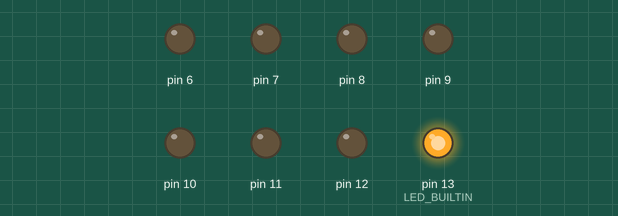
Simulated run of this sketch. Board: Arduino Uno, built with avr-gcc and run on an emulated ATmega328P. On the bench: output pins drawn as LEDs (lit = HIGH).

Above: at 0.2 s.
At 0.6 s:
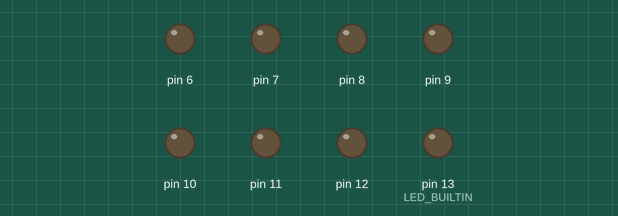
At 1.4 s:
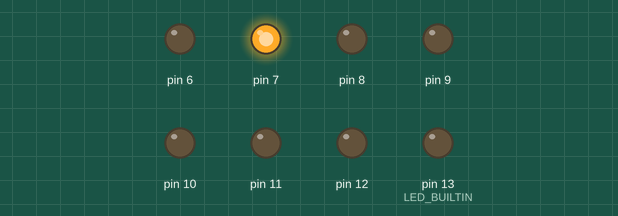
At 2.6 s:
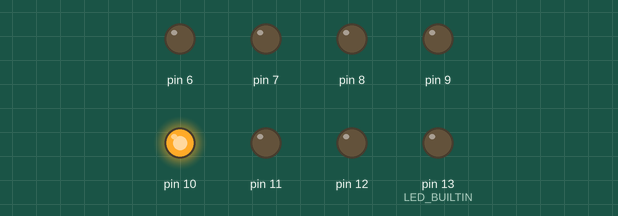
At 3.4 s:
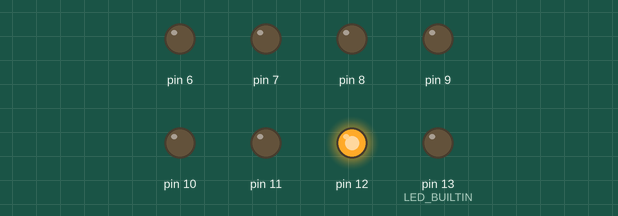
At 5.0 s:
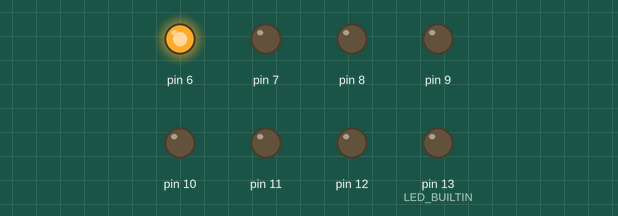
Timing chart, 0 to 5.3 s (numbered marks = the images above):
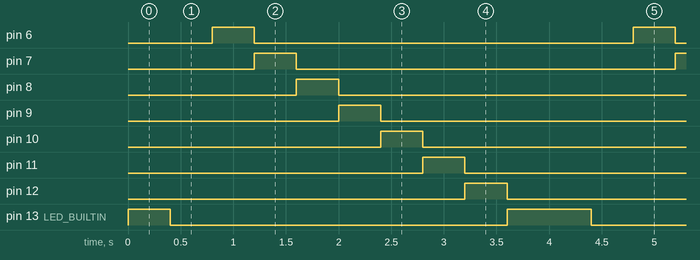

Measured:
- by itself, pin 6–12: alternates HIGH for 0.40 s and LOW for 3.6 s
- by itself, pin 13 (LED_BUILTIN): repeats every 4.0 s: LOW 3.2 s, HIGH 0.80 s
- by itself, everything shown: repeats every 4.0 s, in 11 steps

The sketch:

LED.ino
```cpp
// C++ code
//
int animationSpeed = 0;
int totalLight = 0;

void setup()
{
  totalLight = 8;
  animationSpeed = 400;

  for(int i = 0; i < totalLight; i++)
  {
    pinMode(i+6, OUTPUT);
  }
}

void loop()
{
  digitalWrite(LED_BUILTIN, HIGH);
  delay(animationSpeed); // Wait for animationSpeed millisecond(s)
  digitalWrite(LED_BUILTIN, LOW);
  delay(animationSpeed); // Wait for animationSpeed millisecond(s)

  for(int i = 0; i < totalLight; i++)
  {
    digitalWrite(i+6, HIGH);
    delay(animationSpeed); // Wait for animationSpeed millisecond(s)
    digitalWrite(i+6, LOW);
  }


}
```
